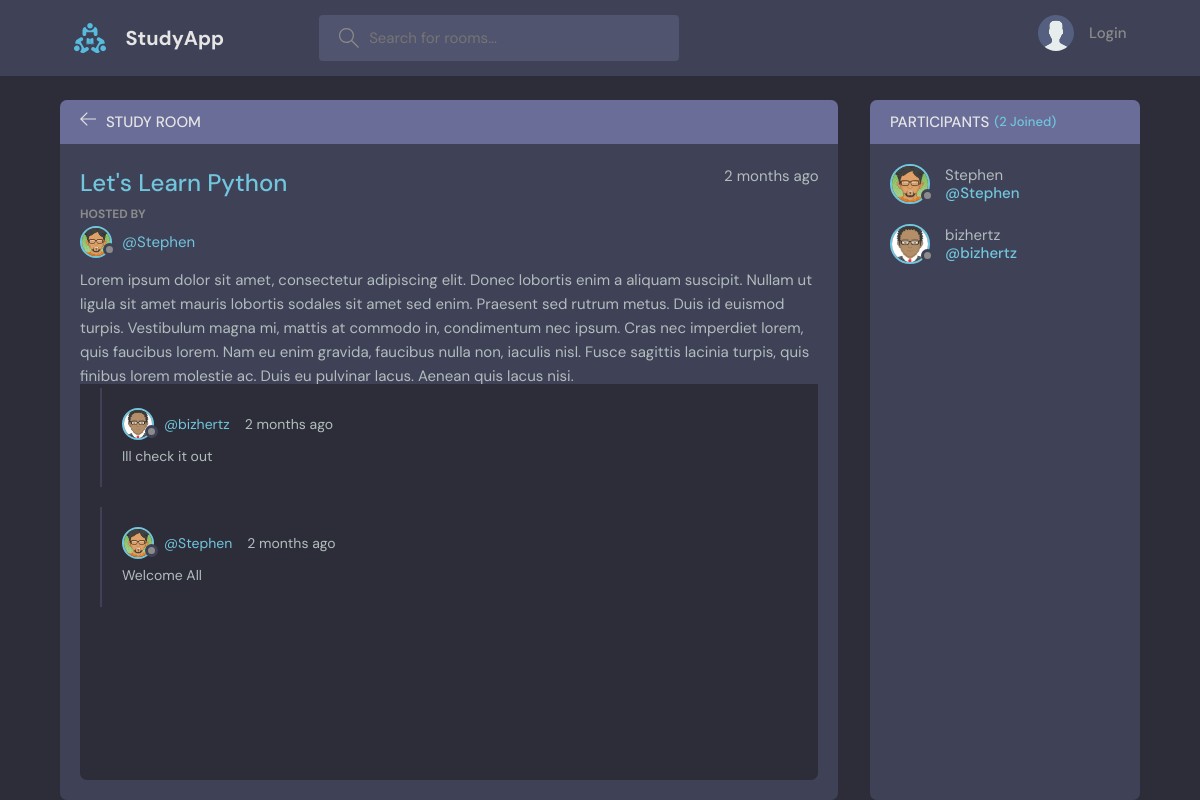
The page /room/1/ on the database its author committed.
### base/models.py (models this page shows, shortened)
class Room(models.Model):
    host = models.ForeignKey(User, on_delete=models.SET_NULL, null=True)
    topic = models.ForeignKey(Topic, on_delete=models.SET_NULL, null=True)
    name = models.CharField(max_length=255)
    description = models.TextField(null=True, blank=True)
    participants = models.ManyToManyField(User, related_name='participants', blank=True)
    updated = models.DateTimeField(auto_now=True)
    created = models.DateTimeField(auto_now_add=True)
    class Meta:
        ordering = ['-updated', '-created']

class User(AbstractUser):
    name = models.CharField(max_length=200, null=True)
    email = models.EmailField(unique=True, null=True)
    bio = models.TextField(null=True, blank=True)
    avatar = models.ImageField(null=True, default = "avatar.svg")
    USERNAME_FIELD = 'email'
    REQUIRED_FIELDS = []

class Message(models.Model):
    user = models.ForeignKey(User, on_delete=models.CASCADE)
    room = models.ForeignKey(Room, on_delete=models.CASCADE)
    body = models.TextField()
    updated = models.DateTimeField(auto_now=True)
    created = models.DateTimeField(auto_now_add=True)
    class Meta:
        ordering = ['-updated', '-created']

### base/views.py (the view, shortened to what this page needs)
# urls.py: path('room/<str:pk>/', views.room, name='room'),
def room(request, pk):
    room = Room.objects.get(id=pk)
    room_messages = room.message_set.all()
    participants = room.participants.all()
    context = {'room': room, 'room_messages': room_messages, 'participants': participants}
    return render(request, 'base/room.html', context)

### base/models.py (called while the page is built)
    def __str__(self):
        return self.name

### base/templates/base/room.html (shortened to what this page needs)
{% extends 'main.html' %} {% block content %}
<main class="profile-page layout layout--2">
  <div class="container">
    <div class="room">
      <div class="room__top">
        <div class="room__topLeft">
          <a href="{% url 'home' %}">
            <svg
              version="1.1"
              xmlns="http://www.w3.org/2000/svg"
              width="32"
              height="32"
              viewBox="0 0 32 32"
            >
              <title>arrow-left</title>
              <path
                d="M13.723 2.286l-13.723 13.714 13.719 13.714 1.616-1.611-10.96-10.96h27.625v-2.286h-27.625l10.965-10.965-1.616-1.607z"
              ></path>
            </svg>
          </a>
          <h3>Study Room</h3>
        </div>
      </div>
      <div class="room__box scroll">
        <div class="room__header scroll">
          <div class="room__info">
            <h3>{{ room.name }}</h3>
            <span>{{ room.created|timesince }} ago</span>
          </div>
          <div class="room__hosted">
            <p>Hosted By</p>
            <a href="{% url 'user-profile' room.host.id %}" class="room__author">
              <div class="avatar avatar--small">
                <img src="{{ room.host.avatar.url }}" />
              </div>
              <span>@{{ room.host.username }}</span>
            </a>
          </div>
          <div class="room__details">
            {{ room.description }}
          </div>
        </div>
        <div class="room__conversation">
          <div class="threads scroll">
            {% for message in room_messages %}
            <div class="thread">
              <div class="thread__top">
                <div class="thread__author">
                  <a href="{% url 'user-profile' message.user.id %}" class="thread__authorInfo">
                    <div class="avatar avatar--small">
                      <img
                        src="{{ message.user.avatar.url }}"
                      />
                    </div>
                    <span>@{{ message.user.username }}</span>
                  </a>
                  <span class="thread__date">{{ message.created|timesince }} ago</span>
                </div>
              </div>
              <div class="thread__details">
                {{ message.body }}
              </div>
            </div>
            {% endfor %}
          </div>
        </div>
      </div>
    </div>
    <div class="participants">
      <h3 class="participants__top">
        Participants <span>({{ participants.count }} Joined)</span>
      </h3>
      <div class="participants__list scroll">
        {% for user in participants %}
        <a href="{% url 'user-profile' user.id %}" class="participant">
          <div class="avatar avatar--medium">
            <img src="{{ user.avatar.url }}" />
          </div>
          <p>
            {{ user.username }}
            <span>@{{ user.username }}</span>
          </p>
        </a>
        {% endfor %}
      </div>
    </div>
  </div>
</main>
{% endblock %}

### static/styles/style.css (style rules this page uses)
:root { --color-main: #71c6dd; --color-main-light: #e1f6fb; --color-dark: #3f4156; --color-dark-medium: #51546e; --color-dark-light: #696d97; --color-light: #e5e5e5; --color-gray: #8b8b8b; --color-light-gray: #b2bdbd; --color-bg: #2d2d39; --color-success: #5dd693; --color-error: #fc4b0b; }
* { font-family: "DM Sans", -apple-system, BlinkMacSystemFont, "Segoe UI", Roboto, Oxygen, Ubuntu, Cantarell, "Open Sans", "Helvetica Neue", sans-serif; margin: 0; padding: 0; box-sizing: border-box; text-rendering: optimizeLegibility; font-size: inherit; }
html { font-size: 56.25%; }
@media only screen and (min-width: 1200px) { html { font-size: 62.5%; } }
body { line-height: 1.6; font-weight: 400; font-size: 1.5rem; color: var(--color-light-gray); background-color: var(--color-bg); min-height: 100vh; }
img { width: 100%; }
a { display: inline-block; color: var(--color-main); text-decoration: none; }
.container { max-width: 120rem; width: 90%; margin: auto; }
.avatar { position: relative; display: inline-block; border-radius: 50%; border: 2px solid var(--color-main); }
.avatar img { display: block; border-radius: 50%; object-fit: cover; object-position: center; }
.avatar::after { content: ""; display: block; position: absolute; background-color: var(--color-gray); z-index: 111; border-radius: 50%; border: 0.3rem solid var(--color-dark); }
.avatar.avatar--small img { width: 2.8rem; height: 2.8rem; }
.avatar.avatar--small:after { width: 0.7rem; height: 0.7rem; bottom: 0px; right: -6px; }
.avatar.avatar--medium img { width: 3.6rem; height: 3.6rem; border-radius: 50%; }
.avatar.avatar--medium:after { width: 0.7rem; height: 0.7rem; bottom: 0px; right: -6px; }
.layout { margin-top: 2.4rem; }
.layout > .container { display: flex; justify-content: space-between; align-items: flex-start; }
.layout--2 > .container > div:first-child { flex-basis: 72%; }
.layout--2 > .container > div:last-child { flex-basis: 25%; }
.room, .participants { background: var(--color-dark); max-height: 87.5vh; border-radius: 0.7rem; overflow: hidden; position: relative; }
.room__top, .participants__top { background: var(--color-dark-light); display: flex; justify-content: space-between; align-items: center; padding: 1rem 2rem; position: relative; }
.room__top svg, .thread__top svg { width: 1.6rem; height: 1.6rem; fill: var(--color-light); cursor: pointer; }
.room__topLeft { display: flex; align-items: flex-end; gap: 1rem; }
.room__topLeft h3, .participants__top { text-transform: uppercase; font-weight: 500; color: var(--color-light); }
.room__topLeft svg { width: 1.6rem; height: 1.6rem; fill: var(--color-light); }
.room__header { max-height: 30vh; overflow-y: auto; position: absolute; width: 95%; background: var(--color-dark); z-index: 999; top: 4.4rem; padding-top: 2rem; padding-bottom: 1rem; }
.room__box { padding-left: 2rem; padding-right: 2rem; height: 80.5vh; padding-bottom: 0; }
.room__info { display: flex; justify-content: space-between; }
.room__info h3 { font-size: 2.4rem; font-weight: 500; color: var(--color-main); }
.room__hosted p { text-transform: uppercase; color: var(--color-gray); font-size: 1.2rem; font-weight: 700; line-height: 2; }
.room__author { display: flex; gap: 1rem; align-items: center; margin-bottom: 1rem; transition: all 0.3s ease-in-out; }
.room__conversation { margin-top: 1rem; margin-bottom: 4rem; height: 64%; }
.threads { background: var(--color-bg); border-radius: 0.7rem; overflow-y: auto; height: 100%; margin-top: 28vh; padding: 0 2rem 4rem 2rem; }
.thread { border-left: 2px solid var(--color-dark); padding-left: 1rem; margin: 2rem 0; padding: 2rem; }
.thread__top { display: flex; align-items: center; justify-content: space-between; }
.thread__author { display: flex; align-items: center; gap: 1.5rem; font-size: 1.4rem; }
.thread__authorInfo { display: flex; align-items: center; gap: 1rem; }
.thread__details { font-size: 1.4rem; margin-top: 0.5rem; }
.participants__top span { color: var(--color-main); font-size: 1.3rem; text-transform: none; }
.participants__top { justify-content: flex-start; gap: 0.5rem; }
.participants__list { padding: 2rem; height: 82.5vh; overflow-y: scroll; padding-bottom: 0; }
.participant { display: flex; align-items: center; gap: 1.5rem; margin-bottom: 2rem; }
.participant p { color: var(--color-light-gray); line-height: 1.2; }
.participant span { display: block; font-weight: 500; color: var(--color-main); font-weight: 1.4rem; }

### rows shown on the page
Room: name "Let's Learn Python", created "2 months", host.avatar (picture), host.username "Stephen", description "Lorem ipsum dolor sit amet, consectetur adipiscing elit. Donec lobortis enim a aliquam suscipit. Nullam ut ligula sit amet mauris lobortis sodales sit amet sed enim. Praesent sed rutrum metus. Duis id euismod turpis. Vestibulum magna mi, mattis at commodo in, condimentum nec ipsum. Cras nec imperdiet lorem, quis faucibus lorem. Nam eu enim gravida, faucibus nulla non, iaculis nisl. Fusce sagittis lacinia turpis, quis finibus lorem molestie ac. Duis eu pulvinar lacus. Aenean quis lacus nisi."
Message: user.avatar (picture), user.username "bizhertz", created "2 months", body "Ill check it out"
Message: user.avatar (picture), user.username "Stephen", created "2 months", body "Welcome All"
User: avatar (picture), username "Stephen"
User: avatar (picture), username "bizhertz"

### other values the page prints
{{ participants.count }} "2"
